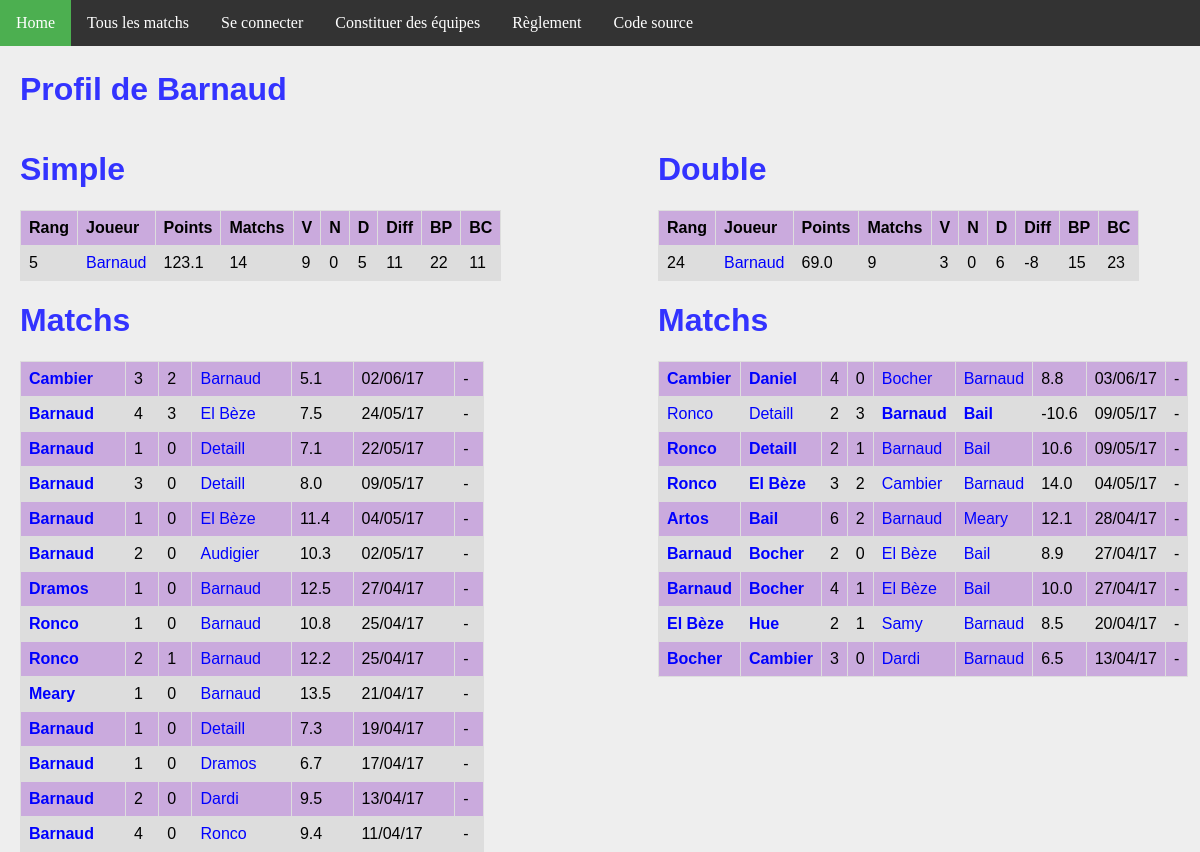
The app's page /joueur/19/, older data.
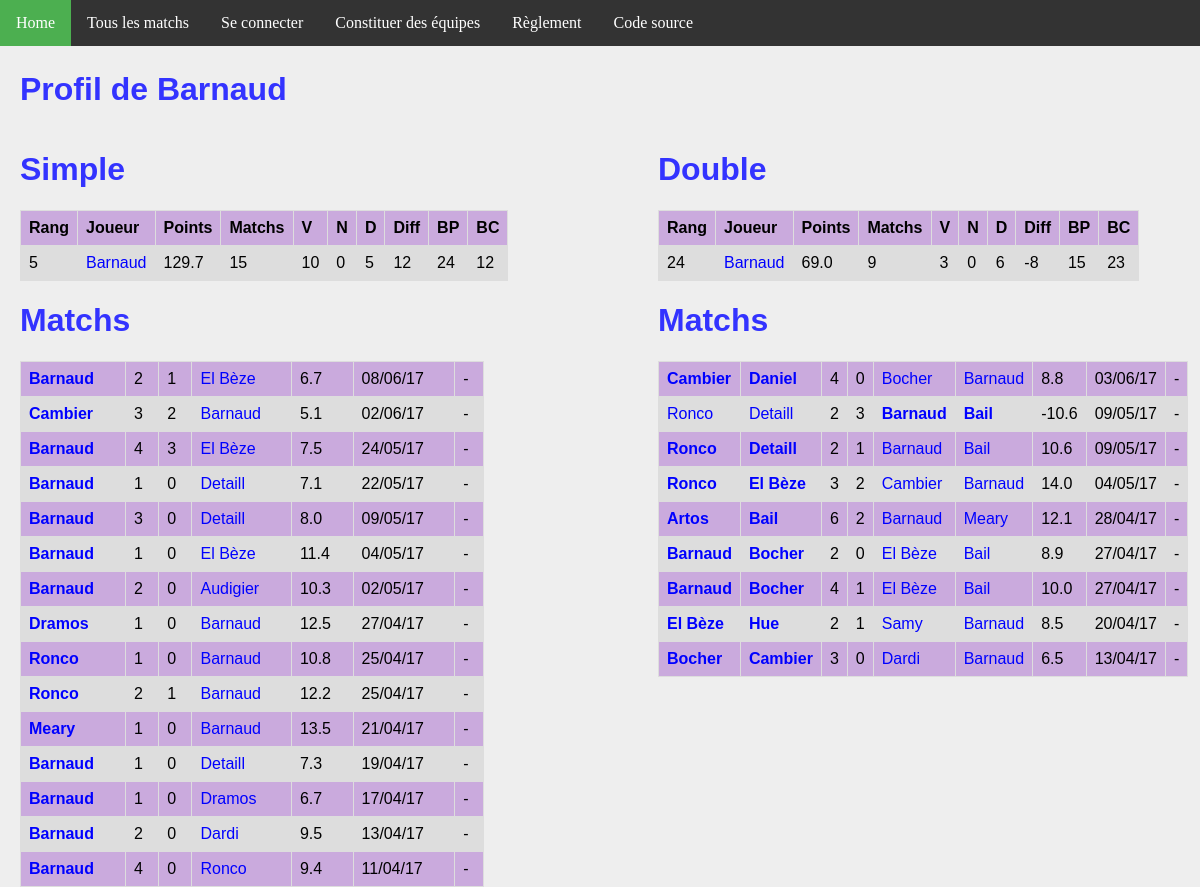
The same page, newer data.
### ranking/models.py (models this page shows, shortened)
class Joueur(models.Model):
    user = models.OneToOneField(User, on_delete=models.CASCADE)
    pseudo = models.CharField(max_length = 50, default="Pax lambda")
    simple_score = models.FloatField(default=100)
    simple_rang = models.IntegerField(default=0)
    simple_victoires = models.IntegerField(default=0)
    simple_nuls = models.IntegerField(default=0)
    simple_defaites = models.IntegerField(default=0)
    simple_buts_pour = models.IntegerField(default=0)
    simple_buts_contre = models.IntegerField(default=0)
    double_score = models.FloatField(default=100)
    double_rang = models.IntegerField(default=0)
    double_victoires = models.IntegerField(default=0)
    double_nuls = models.IntegerField(default=0)
    double_defaites = models.IntegerField(default=0)
    double_buts_pour = models.IntegerField(default=0)
    double_buts_contre = models.IntegerField(default=0)
    @property
    def simple_matchs(self):
        return self.simple_nuls + self.simple_victoires + self.simple_defaites
    @property
    def double_matchs(self):
        return self.double_nuls + self.double_victoires + self.double_defaites
    @property
    def simple_diff(self):
        return self.simple_buts_pour - self.simple_buts_contre
    @property
    def double_diff(self):
        return self.double_buts_pour - self.double_buts_contre

class MatchSimple(models.Model):
    domicile = models.ForeignKey('Joueur', related_name = 'dom')
    exterieur = models.ForeignKey('Joueur', related_name = 'exte')
    date = models.DateTimeField(auto_now_add=True)
    buts_domicile = models.IntegerField(default=0)
    buts_exterieur = models.IntegerField(default=0)
    points = models.FloatField(default=0)
    @property
    def winner(self):
        if self.buts_domicile > self.buts_exterieur:
            return 1.
        elif self.buts_domicile < self.buts_exterieur:
            return 0.
        else:
            return 0.5

class MatchDouble(models.Model):
    domicile_1 = models.ForeignKey('Joueur', related_name = 'dom1')
    domicile_2 = models.ForeignKey('Joueur', related_name = 'dom2')
    exterieur_1 = models.ForeignKey('Joueur', related_name = 'exte1')
    exterieur_2 = models.ForeignKey('Joueur', related_name = 'exte2')
    date = models.DateTimeField(auto_now_add=True)
    buts_domicile = models.IntegerField(default=0)
    buts_exterieur = models.IntegerField(default=0)
    points = models.FloatField(default=0)
    @property
    def winner(self):
        if self.buts_domicile > self.buts_exterieur:
            return 1.
        elif self.buts_domicile < self.buts_exterieur:
            return 0.
        else:
            return 0.5

### ranking/views.py (the view)
# urls.py: url(r'^joueur/(?P<joueur_id>[0-9]+)/$', views.detail_joueur, name='joueur'),
def detail_joueur(request, joueur_id):
    simples_1 = MatchSimple.objects.filter(domicile__id = joueur_id)
    simples_2 = MatchSimple.objects.filter(exterieur__id = joueur_id)
    simples = simples_1 | simples_2
    doubles_1 = MatchDouble.objects.filter(domicile_1__id = joueur_id)
    doubles_2 = MatchDouble.objects.filter(domicile_2__id = joueur_id)
    doubles_3 = MatchDouble.objects.filter(exterieur_1__id = joueur_id)
    doubles_4 = MatchDouble.objects.filter(exterieur_2__id = joueur_id)
    doubles = doubles_1 | doubles_2 | doubles_3 | doubles_4
    context = {
        'joueur': get_object_or_404(Joueur, pk=joueur_id),
        'simple_matchs': simples.order_by('-date').all(),
        'double_matchs': doubles.order_by('-date').all(),
    }
    return render(request, 'joueur.html', context)

### ranking/templatetags/app_filter.py (called while the page is built)
@register.filter(name='decimal')
def decimal(x):
    return '{0:.1f}'.format(x)

### ranking/templates/joueur.html
{% extends 'base.html' %}
{% block body %}
{% load app_filter %}
    <h1>Profil de {{ joueur.pseudo }}</h1>
<div id="column1" style="float:left; margin:0; width:40%;">
    <h1>Simple</h1>
    <table>
        <tr>
            <th>Rang</th>
            <th>Joueur</th>
            <th>Points</th>
            <th>Matchs</th>
            <th>V</th>
            <th>N</th>
            <th>D</th>
            <th>Diff</th>
            <th>BP</th>
            <th>BC</th>
        </tr>
        <tr>
            <td>{{ joueur.simple_rang }}</td>
            <td><a class='joueur' href="{% url 'joueur' joueur.id %}">{{joueur.pseudo}}</a></td>
            <td>{{joueur.simple_score|decimal}}</td>
            <td>{{joueur.simple_matchs}}</td>
            <td>{{joueur.simple_victoires}}</td>
            <td>{{joueur.simple_nuls}}</td>
            <td>{{joueur.simple_defaites}}</td>
            <td>{{joueur.simple_diff}}</td>
            <td>{{joueur.simple_buts_pour}}</td>
            <td>{{joueur.simple_buts_contre}}</td>
        </tr>
    </table>
    <h1>Matchs</h1>
    <table>
        {% for m in simple_matchs %}
        <tr>
            <td {% if m.winner == 1 %} style='font-weight:bold'{% endif %} >
                <a class="joueur" href="{% url 'joueur' m.domicile.id %}">{{m.domicile.pseudo}}</a>
            </td>
            <td>{{m.buts_domicile}}</td>
            <td>{{m.buts_exterieur}}</td>
            <td {% if m.winner == 0 %} style='font-weight:bold'{% endif %} >
                <a class='joueur' href="{% url 'joueur' m.exterieur.id %}">{{m.exterieur.pseudo}}</a>
            </td>
            <td>{{m.points|decimal}}</td>
            <td>{{m.date | date:'d/m/y'}}</td>
            <td>
            {% if m.domicile == request.user.joueur %}
                <a class="joueur" href="{% url 'annuler' m.id %}">Annuler</a>
            {% else %}
                -
            {% endif %}
            </td>
        </tr>
        {% endfor %}
    </table>
</div>
<div id="column2" style="float:left; margin-left:15%;width:40%;">
<h1>Double</h1>
<table>
    <tr>
        <th>Rang</th>
        <th>Joueur</th>
        <th>Points</th>
        <th>Matchs</th>
        <th>V</th>
        <th>N</th>
        <th>D</th>
        <th>Diff</th>
        <th>BP</th>
        <th>BC</th>
    </tr>
    <tr>
        <td>{{ joueur.double_rang }}</td>
        <td><a class='joueur' href="{% url 'joueur' joueur.id %}">{{joueur.pseudo}}</a></td>
        <td>{{joueur.double_score|decimal}}</td>
        <td>{{joueur.double_matchs}}</td>
        <td>{{joueur.double_victoires}}</td>
        <td>{{joueur.double_nuls}}</td>
        <td>{{joueur.double_defaites}}</td>
        <td>{{joueur.double_diff}}</td>
        <td>{{joueur.double_buts_pour}}</td>
        <td>{{joueur.double_buts_contre}}</td>
    </tr>
</table>
<h1>Matchs</h1>
<table>
    {% for m in double_matchs %}
    <tr>
        <td {% if m.winner == 1 %} style='font-weight:bold'{% endif %} >
            <a class="joueur" href="{% url 'joueur' m.domicile_1.id %}">{{m.domicile_1.pseudo}}</a>
        </td>
        <td {% if m.winner == 1 %} style='font-weight:bold'{% endif %} >
            <a class="joueur" href="{% url 'joueur' m.domicile_2.id %}">{{m.domicile_2.pseudo}}</a>
        </td>
        <td>{{m.buts_domicile}}</td>
        <td>{{m.buts_exterieur}}</td>
        <td {% if m.winner == 0 %} style='font-weight:bold'{% endif %} >
            <a class='joueur' href="{% url 'joueur' m.exterieur_1.id %}">{{m.exterieur_1.pseudo}}</a>
        </td>
        <td {% if m.winner == 0 %} style='font-weight:bold'{% endif %} >
            <a class='joueur' href="{% url 'joueur' m.exterieur_2.id %}">{{m.exterieur_2.pseudo}}</a>
        </td>
        <td>{{m.points|decimal}}</td>
        <td>{{m.date | date:'d/m/y'}}</td>
        <td>
        {% if m.domicile_1 == request.user.joueur %}
            <a class="joueur" href="{% url 'annuler_double' m.id %}">Annuler</a>
        {% else %}
            -
        {% endif %}
        </td>
    </tr>
    {% endfor %}
</table>
</div>
{% endblock %}

### ranking/templates/base.html (shortened to what this page needs)
{% load static %}
<!DOCTYPE html>
<html>
<head>
  <link rel="stylesheet" href="{% static 'fifa.css' %}"/>
</head>
<body>
<ul>
    <li><a class="menu" href="{% url 'index' %}">Home</a></li>
    <li><a href="{% url 'matchs'%}" class="menu">Tous les matchs</a></li>
    {% if request.user.is_authenticated %}
        <li><a class="menu" href="{% url 'joueur' request.user.joueur.id %}">Mes matchs</a></li>
        <li><a class="menu" href="{% url 'logout' %}">Se déconnecter ({{request.user.joueur.pseudo}})</a></li>
    {% else %}
        <li><a class="menu" href="{% url 'login' %}">Se connecter</a></li>
    {% endif %}
    <li><a href="{% url 'team'%}" class="menu">Constituer des équipes</a></li>
    <li><a href="{% url 'reglement'%}" class="menu">Règlement</a></li>
    <li><a href="https://github.com/fandejuni/fifa/" class="menu">Code source</a></li>
</ul>
<div style="padding:20px;margin-top:30px;">
<div id="contentBox" style="margin:0px auto; width:100%">
{% block body %}
{% endblock %}
</div>
</div>
</body>
</html>

### ranking/static/fifa.css (style rules this page uses)
h1, h2 { font-family: Arial; color: #3333FF; }
a { color: blue; text-decoration: none; }
body { background: #EEEEEE; margin: 0px; }
table { font-family: arial, sans-serif; border-collapse: collapse; width: 100%; }
td, th { border: 1px solid #dddddd; text-align: left; padding: 8px; }
tr:nth-child(even) { background-color: #DDDDDD; }
tr:nth-child(odd) { background-color: #CAAADD; }
ul { list-style-type: none; margin: 0; padding: 0; overflow: hidden; background-color: #333; position: fixed; top: 0; width: 100%; }
li { float: left; }
li a { display: block; color: white; text-align: center; padding: 14px 16px; text-decoration: none; }

Row changes from the older to the newer data that the page shows:
changed Joueur "Barnaud": simple_score|decimal "123.1" → "129.7"; simple_matchs "14" → "15"; simple_victoires "9" → "10"; simple_diff "11" → "12"; simple_buts_pour "22" → "24"; simple_buts_contre "11" → "12"
added MatchSimple: domicile.pseudo "Barnaud", buts_domicile "2", buts_exterieur "1", exterieur.pseudo "El Bèze", points|decimal "6.7", date "08/06/17"
